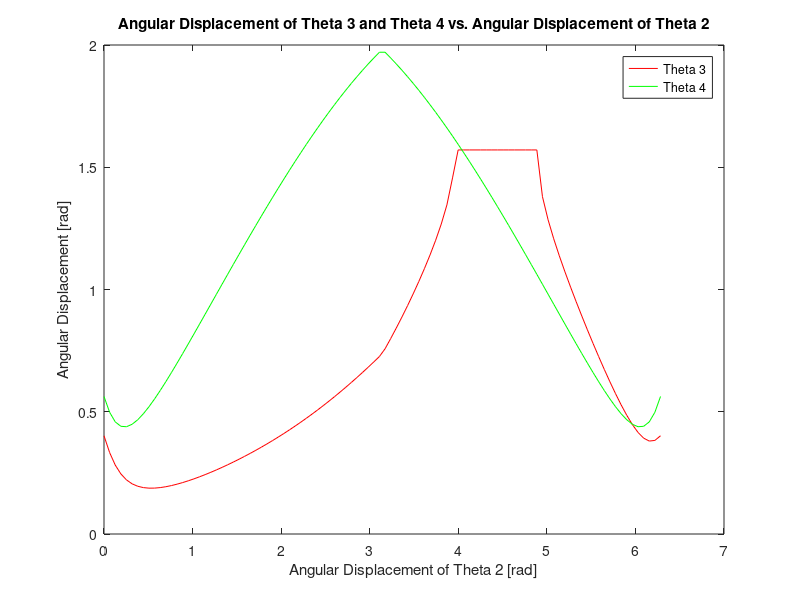
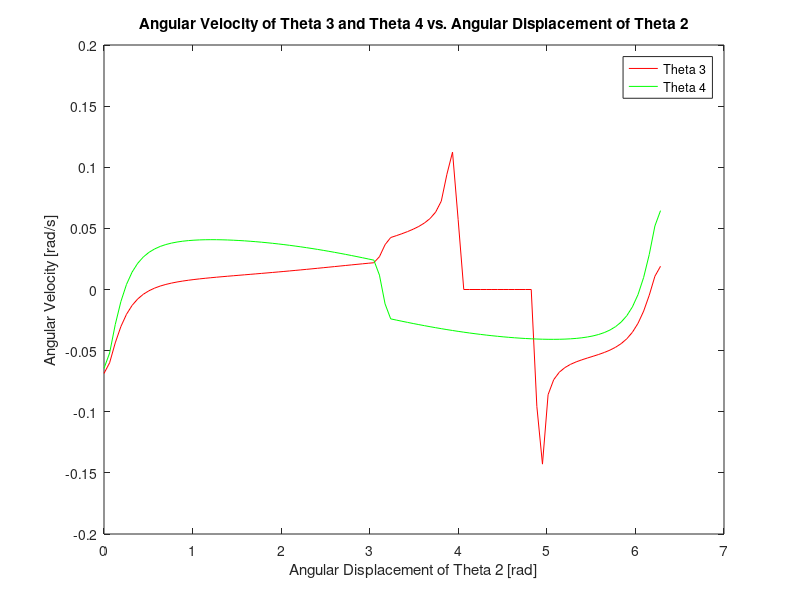
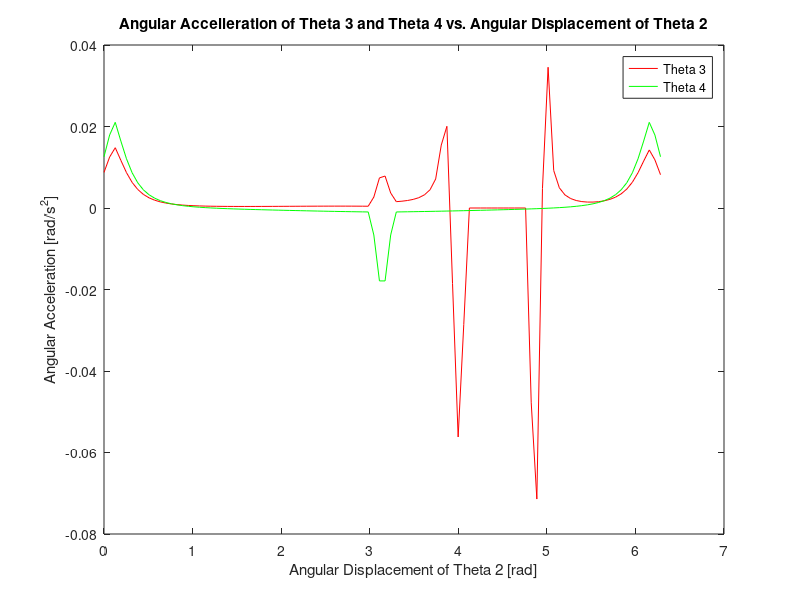

MATLAB code to generate these figures, in order:
%define link lengths
r1 = 0.1;
r2 = 0.055;
r3 = 0.15;
r4 = 0.11;

%define theta 2 range from 0 to 2 Pi
theta2 = linspace(0,2*pi,100);
alpha = linspace(0,0,100);
beta = linspace(0,0,100);

for i = 1:100
    %use cosine law to find alpha
    alpha(i) = acos(((r1^2) - r1.*r2.*cos(theta2(i)))/(r1.*sqrt(r1^2 + r2^2 - 2*r1*r2.*cos(theta2(i)))));

    %use cosine law to find beta
    beta(i) = acos((r1^2 + r2^2 - 2.*r1.*r2.*cos(theta2(i)) + r4^2 - r3^2)/ (2.*r4.*sqrt(r1^2 + r2^2 - 2.*r1.*r2.*cos(theta2(i)))));
end

%use the angles obtained to find theta4, then find 1st and 2nd direvative
theta4 = pi - alpha - beta;
theta4_dot = gradient(theta4);
theta4_dot_dot = gradient(theta4_dot);

%use geometry to find theta3, then differentiate for 1st and 2nd derivative
theta3 = asin((1/r3)*(r4*sin(theta4) - r2*sin(theta2)));
theta3_dot = gradient(theta3);
theta3_dot_dot = gradient(theta3_dot);

%plot theta3 and theta4 together versus theta2
figure(1)
plot(theta2, theta3,'r')
hold on;
plot(theta2, theta4, 'g')
hold on;
title('Angular Displacement of Theta 3 and Theta 4 vs. Angular Displacement of Theta 2')
xlabel('Angular Displacement of Theta 2 [rad]')
ylabel('Angular Displacement [rad]')
legend ('Theta 3', 'Theta 4')

%plot theta3_dot and theta4_dot together versus theta2
figure(2)
plot(theta2, theta3_dot, 'r')
hold on;
plot(theta2, theta4_dot, 'g')
hold on;
title('Angular Velocity of Theta 3 and Theta 4 vs. Angular Displacement of Theta 2')
xlabel('Angular Displacement of Theta 2 [rad]')
ylabel('Angular Velocity [rad/s]')
legend ('Theta 3', 'Theta 4')

%plot theta3_dot_dot and theta4_dot_dot together versus theta2
figure(3)
plot(theta2, theta3_dot_dot, 'r')
hold on;
plot(theta2, theta4_dot_dot, 'g')
hold on;
title('Angular Accelleration of Theta 3 and Theta 4 vs. Angular Displacement of Theta 2')
xlabel('Angular Displacement of Theta 2 [rad]')
ylabel('Angular Acceleration [rad/s^2]')
legend ('Theta 3', 'Theta 4')

